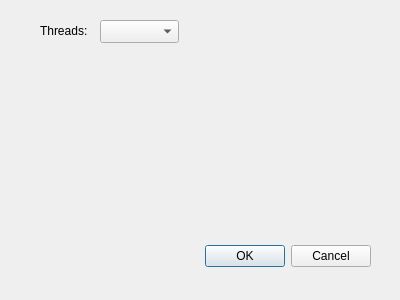
<?xml version="1.0" encoding="UTF-8"?>
<ui version="4.0">
 <class>Dialog</class>
 <widget class="QDialog" name="Dialog">
  <property name="geometry">
   <rect>
    <x>0</x>
    <y>0</y>
    <width>400</width>
    <height>300</height>
   </rect>
  </property>
  <property name="windowTitle">
   <string>Dialog</string>
  </property>
  <widget class="QDialogButtonBox" name="buttonBox">
   <property name="geometry">
    <rect>
     <x>30</x>
     <y>240</y>
     <width>341</width>
     <height>32</height>
    </rect>
   </property>
   <property name="orientation">
    <enum>Qt::Horizontal</enum>
   </property>
   <property name="standardButtons">
    <set>QDialogButtonBox::Cancel|QDialogButtonBox::Ok</set>
   </property>
  </widget>
  <widget class="QLabel" name="threadsLabel">
   <property name="geometry">
    <rect>
     <x>40</x>
     <y>20</y>
     <width>57</width>
     <height>21</height>
    </rect>
   </property>
   <property name="text">
    <string>Threads:</string>
   </property>
  </widget>
  <widget class="QComboBox" name="threads">
   <property name="geometry">
    <rect>
     <x>100</x>
     <y>20</y>
     <width>79</width>
     <height>23</height>
    </rect>
   </property>
  </widget>
 </widget>
 <resources/>
 <connections>
  <connection>
   <sender>buttonBox</sender>
   <signal>accepted()</signal>
   <receiver>Dialog</receiver>
   <slot>accept()</slot>
   <hints>
    <hint type="sourcelabel">
     <x>248</x>
     <y>254</y>
    </hint>
    <hint type="destinationlabel">
     <x>157</x>
     <y>274</y>
    </hint>
   </hints>
  </connection>
  <connection>
   <sender>buttonBox</sender>
   <signal>rejected()</signal>
   <receiver>Dialog</receiver>
   <slot>reject()</slot>
   <hints>
    <hint type="sourcelabel">
     <x>316</x>
     <y>260</y>
    </hint>
    <hint type="destinationlabel">
     <x>286</x>
     <y>274</y>
    </hint>
   </hints>
  </connection>
 </connections>
</ui>
